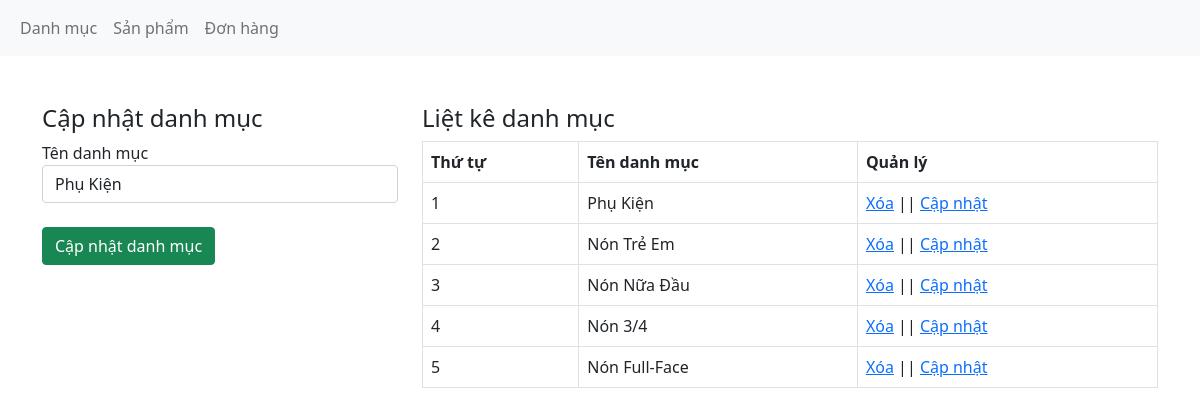
Page /admin/xulydanhmuc.php?quanly=capnhat&id=9 on the committed database.
### tables this page shows
CREATE TABLE `danhmuc` (
  `danhmuc_id` int(11) NOT NULL,
  `tendanhmuc` varchar(50) NOT NULL
);

### admin/xulydanhmuc.php (the view, shortened to what this page needs)
<?php
    include('../db/connect.php')
?>
<!DOCTYPE html>
<html lang="en">
<head>
    <link href="https://cdn.jsdelivr.net/npm/bootstrap@5.0.2/dist/css/bootstrap.min.css" rel="stylesheet">
</head>
<body>
<nav class="navbar navbar-expand-lg navbar-light bg-light">
  <div class="container-fluid">
    <div class="collapse navbar-collapse" id="navbarNav">
      <ul class="navbar-nav">
        <li class="nav-item">
          <a class="nav-link" href="xulydanhmuc.php">Danh mục</a>
        </li>
        <li class="nav-item">
          <a class="nav-link" href="xulysanpham.php">Sản phẩm</a>
        </li>
        <li class="nav-item">
          <a class="nav-link" href="xulydonhang.php">Đơn hàng</a>
        </li>
      </ul>
    </div>
  </div>
</nav><br><br>
   <div class="container">
       <div class="row">
           <?php
                if(isset($_GET['quanly'])){
                    $capnhat = $_GET['quanly'];
                    $id_capnhat = $_GET['id'];
                    $sql_capnhat = mysqli_query($mysqli,"SELECT * FROM danhmuc where danhmuc_id ='$id_capnhat' ");
                    $row_capnhat = mysqli_fetch_array($sql_capnhat);
                }
                else{
                    $capnhat = '';
                }
                if($capnhat=='capnhat'){
                ?>
                   <div class="col-md-4">
                        <h4>Cập nhật danh mục</h4>
                        <label for="">Tên danh mục</label>
                        <form action="" method="post">
                            <input type="text" class="form-control" name="danhmuc" value="<?php echo $row_capnhat['tendanhmuc']?>"><br>
                            <input type="submit" name="capnhatdanhmuc" value="Cập nhật danh mục" class="btn btn-success">
                        </form>
                    </div>
                <?php } ?>
           <div class="col-md-8">
               <h4>Liệt kê danh mục</h4>
               <?php
                    $sql_select = mysqli_query($mysqli,"SELECT * FROM danhmuc order by  danhmuc_id DESC");
               ?>
               <table class="table table-reponsive table-bordered">
                    <tr>
                       <th>Thứ tự</th>
                       <th>Tên danh mục</th>
                       <th>Quản lý</th>
                    </tr>
                    <?php
                        $i = 0;
                        while($row_category = mysqli_fetch_array($sql_select)){
                        $i++;
                    ?>
                    <tr>
                        <td><?php echo $i; ?></td>
                        <td><?php echo $row_category['tendanhmuc'] ?></td>
                        <td><a href="?xoa=<?php echo $row_category['danhmuc_id'] ?>">Xóa</a> || <a href="?quanly=capnhat&id=<?php echo $row_category['danhmuc_id'] ?>">Cập nhật</a></td>
                    </tr>
                    <?php } ?>
               </table>
           </div>
       </div>
   </div>
</body>
</html>

### rows in the picture
danhmuc: danhmuc "Phụ Kiện", tendanhmuc "Phụ Kiện"
danhmuc: tendanhmuc "Nón Trẻ Em"
danhmuc: tendanhmuc "Nón Nữa Đầu"
danhmuc: tendanhmuc "Nón 3/4"
danhmuc: tendanhmuc "Nón Full-Face"
